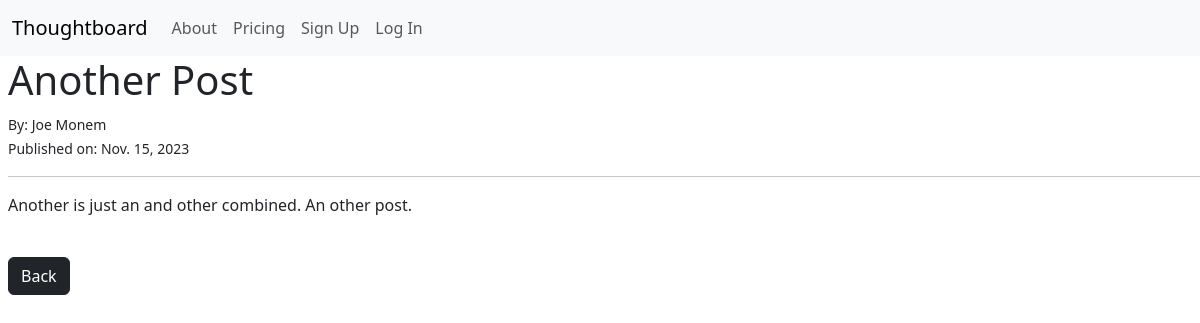
The app's page /article/2 with its own data.
### theblog/models.py (models this page shows, shortened)
class Post(models.Model):
    title = models.CharField(max_length=255)
    author = models.ForeignKey(User, on_delete=models.CASCADE)
    body = RichTextField(blank=True, null=True)
    published_date = models.DateField(default=timezone.now)

### theblog/views.py (the view)
# urls.py: path("article/<int:pk>", ArticleDetailsView.as_view(), name="article-details"),
class ArticleDetailsView(DetailView):
    model = Post
    template_name = "article_details.html"

### theblog/templates/article_details.html (shortened to what this page needs)
{% extends 'base.html' %}
{% block content %}
<h1>{{post.title}}</h1>
<small>By: {{post.author.first_name}} {{ post.author.last_name}}</small> <br>
<small>Published on: {{post.published_date}}</small>
<hr>
<p>{{post.body | safe}}</p>
<br>
<a href="{%url 'home' post.author.username%}"> <button class="btn btn-dark">Back</button></a>
{% endblock %}

### records on screen
Post: title "Another Post", author.first_name "Joe", author.last_name "Monem", published_date "Nov. 15, 2023", body "Another is just an and other combined. An other post."
